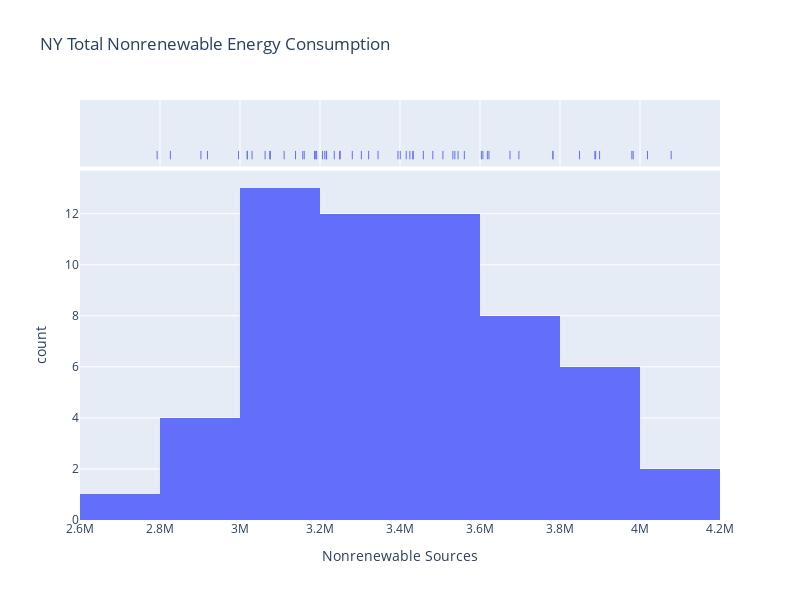

The cell this chart's notebook holds for it:
### Code cell
fig1 = px.histogram(total_df,
             x="Nonrenewable Sources",
             marginal='rug',
             nbins=12,
             height=600,
             width=800,
             title='NY Total Nonrenewable Energy Consumption'
            )

fig2 = px.histogram(total_df,
             x="Renewable Sources",
             marginal='rug',
             nbins=12,
             height=600,
             width=800,
             title='NY Total Renewable Energy Consumption'
            )
fig1.show()
fig2.show()

### Figure 1 — Plotly figure (JSON) as saved in the notebook; plotly's stock layout.template omitted (floating-point values rounded to 4 significant figures)
{"data": [{"alignmentgroup": "True", "bingroup": "x", "hoverlabel": {"namelength": 0}, "hovertemplate": "Nonrenewable Sources=%{x}<br>count=%{y}", "legendgroup": "", "marker": {"color": "#636efa"}, "name": "", "nbinsx": 12, "offsetgroup": "", "orientation": "v", "showlegend": false, "type": "histogram", "x": [2825902, 2902299, 2996353, 3074405, 3160599, 3431932, 3607210, 3697235, 3782402, 3898994, 4018677, 3983004, 3979628, 4077900, 3782051, 3618329, 3887140, 3889132, 3848873, 3532183, 3415577, 3186376, 3017906, 2792861, 2918705, 3018383, 3030122, 3189196, 3303486, 3345097, 3280719, 3235659, 3216465, 3191576, 3211951, 3321526, 3424703, 3458375, 3433022, 3537155, 3545138, 3560824, 3482032, 3603407, 3674978, 3622327, 3394930, 3507294, 3400673, 3206425, 3215823, 3110335, 3062742, 3138852, 3250515, 3248990, 3156873, 3076045], "xaxis": "x", "yaxis": "y"}, {"alignmentgroup": "True", "boxpoints": "all", "fillcolor": "rgba(255,255,255,0)", "hoverlabel": {"namelength": 0}, "hoveron": "points", "hovertemplate": "Nonrenewable Sources=%{x}", "jitter": 0, "legendgroup": "", "line": {"color": "rgba(255,255,255,0)"}, "marker": {"color": "#636efa", "symbol": "line-ns-open"}, "name": "", "offsetgroup": "", "showlegend": false, "type": "box", "x": [2825902, 2902299, 2996353, 3074405, 3160599, 3431932, 3607210, 3697235, 3782402, 3898994, 4018677, 3983004, 3979628, 4077900, 3782051, 3618329, 3887140, 3889132, 3848873, 3532183, 3415577, 3186376, 3017906, 2792861, 2918705, 3018383, 3030122, 3189196, 3303486, 3345097, 3280719, 3235659, 3216465, 3191576, 3211951, 3321526, 3424703, 3458375, 3433022, 3537155, 3545138, 3560824, 3482032, 3603407, 3674978, 3622327, 3394930, 3507294, 3400673, 3206425, 3215823, 3110335, 3062742, 3138852, 3250515, 3248990, 3156873, 3076045], "xaxis": "x2", "yaxis": "y2"}], "layout": {"barmode": "relative", "height": 600, "legend": {"tracegroupgap": 0}, "title": {"text": "NY Total Nonrenewable Energy Consumption"}, "width": 800, "xaxis": {"anchor": "y", "domain": [0, 1], "title": {"text": "Nonrenewable Sources"}}, "xaxis2": {"anchor": "y2", "domain": [0, 1], "matches": "x", "showgrid": true, "showticklabels": false}, "yaxis": {"anchor": "x", "domain": [0, 0.8316], "title": {"text": "count"}}, "yaxis2": {"anchor": "x2", "domain": [0.8416, 1], "matches": "y2", "showgrid": false, "showline": false, "showticklabels": false, "ticks": ""}}}
